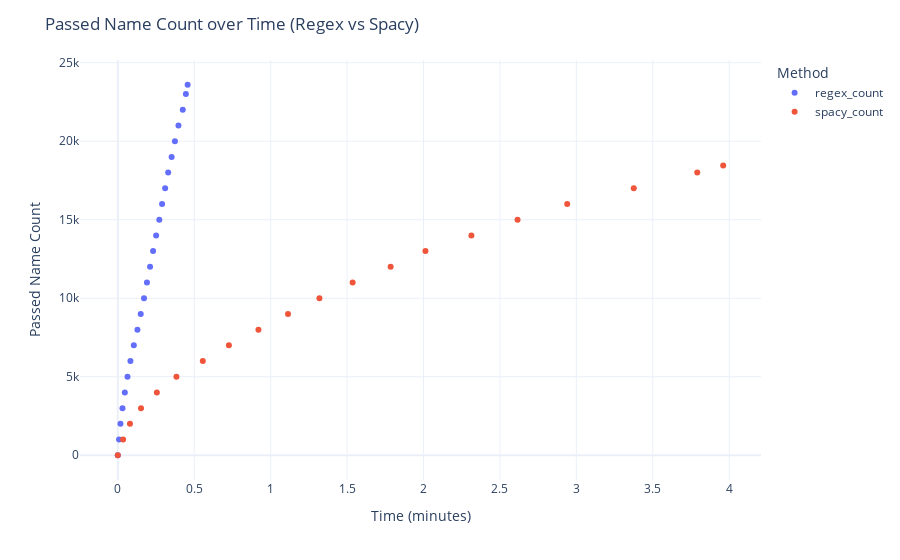

Notebook source saved alongside this figure:
### Code cell
import pandas as pd
import plotly.express as px

# Load and rename
regex_df = pd.read_csv('timeDataRegex.csv').rename(columns={'count': 'regex_count'})
spacy_df = pd.read_csv('timeDataSpacyEnhanced.csv').rename(columns={'count': 'spacy_count'})

# Keep only the first occurrence of each unique count
regex_df = regex_df.drop_duplicates(subset='regex_count', keep='first')
spacy_df = spacy_df.drop_duplicates(subset='spacy_count', keep='first')

# Merge and sort
combined_df = pd.merge(regex_df, spacy_df, on='time', how='outer')
combined_df = combined_df.sort_values('time')

# Convert time to minutes
combined_df['time_minutes'] = combined_df['time'] / 60

# Melt to long format
long_df = combined_df.melt(
    id_vars='time_minutes',
    value_vars=['regex_count', 'spacy_count'],
    var_name='Method',
    value_name='Passed Name Count'
)

# Plot
fig = px.scatter(
    long_df,
    x='time_minutes',
    y='Passed Name Count',
    color='Method',
    hover_data={'time_minutes': True, 'Passed Name Count': True, 'Method': False}
)

fig.update_layout(
    title='Passed Name Count over Time (Regex vs Spacy)',
    xaxis_title='Time (minutes)',
    yaxis_title='Passed Name Count',
    template='plotly_white'
)

fig.show()
fig.write_html('countVsTime.html')

### Figure 1 — Plotly figure (JSON) as saved in the notebook; plotly's stock layout.template omitted (floating-point values rounded to 4 significant figures)
{"data": [{"customdata": [["regex_count"], ["regex_count"], ["regex_count"], ["regex_count"], ["regex_count"], ["regex_count"], ["regex_count"], ["regex_count"], ["regex_count"], ["regex_count"], ["regex_count"], ["regex_count"], ["regex_count"], ["regex_count"], ["regex_count"], ["regex_count"], ["regex_count"], ["regex_count"], ["regex_count"], ["regex_count"], ["regex_count"], ["regex_count"], ["regex_count"], ["regex_count"], ["regex_count"], ["regex_count"], ["regex_count"], ["regex_count"], ["regex_count"], ["regex_count"], ["regex_count"], ["regex_count"], ["regex_count"], ["regex_count"], ["regex_count"], ["regex_count"], ["regex_count"], ["regex_count"], ["regex_count"], ["regex_count"], ["regex_count"], ["regex_count"], ["regex_count"], ["regex_count"]], "hovertemplate": "time_minutes=%{x}<br>Passed Name Count=%{y}<extra></extra>", "legendgroup": "regex_count", "marker": {"color": "#636efa", "symbol": "circle"}, "mode": "markers", "name": "regex_count", "orientation": "v", "showlegend": true, "type": "scatter", "x": [0.0, 0.008347, 0.01749, 0.03071, 0.03478, 0.04601, 0.06351, 0.07962, 0.08271, 0.1048, 0.1284, 0.15, 0.152, 0.1715, 0.1907, 0.2111, 0.2308, 0.2509, 0.2555, 0.2715, 0.2897, 0.3097, 0.3295, 0.3522, 0.3738, 0.3836, 0.3969, 0.4251, 0.4453, 0.4569, 0.5563, 0.7268, 0.9201, 1.114, 1.319, 1.536, 1.785, 2.013, 2.313, 2.615, 2.94, 3.376, 3.791, 3.961], "xaxis": "x", "y": [0.0, 1000.0, 2000.0, 3000.0, NaN, 4000.0, 5000.0, NaN, 6000.0, 7000.0, 8000.0, 9000.0, NaN, 10000.0, 11000.0, 12000.0, 13000.0, 14000.0, NaN, 15000.0, 16000.0, 17000.0, 18000.0, 19000.0, 20000.0, NaN, 21000.0, 22000.0, 23000.0, 23600.0, NaN, NaN, NaN, NaN, NaN, NaN, NaN, NaN, NaN, NaN, NaN, NaN, NaN, NaN], "yaxis": "y"}, {"customdata": [["spacy_count"], ["spacy_count"], ["spacy_count"], ["spacy_count"], ["spacy_count"], ["spacy_count"], ["spacy_count"], ["spacy_count"], ["spacy_count"], ["spacy_count"], ["spacy_count"], ["spacy_count"], ["spacy_count"], ["spacy_count"], ["spacy_count"], ["spacy_count"], ["spacy_count"], ["spacy_count"], ["spacy_count"], ["spacy_count"], ["spacy_count"], ["spacy_count"], ["spacy_count"], ["spacy_count"], ["spacy_count"], ["spacy_count"], ["spacy_count"], ["spacy_count"], ["spacy_count"], ["spacy_count"], ["spacy_count"], ["spacy_count"], ["spacy_count"], ["spacy_count"], ["spacy_count"], ["spacy_count"], ["spacy_count"], ["spacy_count"], ["spacy_count"], ["spacy_count"], ["spacy_count"], ["spacy_count"], ["spacy_count"], ["spacy_count"]], "hovertemplate": "time_minutes=%{x}<br>Passed Name Count=%{y}<extra></extra>", "legendgroup": "spacy_count", "marker": {"color": "#EF553B", "symbol": "circle"}, "mode": "markers", "name": "spacy_count", "orientation": "v", "showlegend": true, "type": "scatter", "x": [0.0, 0.008347, 0.01749, 0.03071, 0.03478, 0.04601, 0.06351, 0.07962, 0.08271, 0.1048, 0.1284, 0.15, 0.152, 0.1715, 0.1907, 0.2111, 0.2308, 0.2509, 0.2555, 0.2715, 0.2897, 0.3097, 0.3295, 0.3522, 0.3738, 0.3836, 0.3969, 0.4251, 0.4453, 0.4569, 0.5563, 0.7268, 0.9201, 1.114, 1.319, 1.536, 1.785, 2.013, 2.313, 2.615, 2.94, 3.376, 3.791, 3.961], "xaxis": "x", "y": [0.0, NaN, NaN, NaN, 1000.0, NaN, NaN, 2000.0, NaN, NaN, NaN, NaN, 3000.0, NaN, NaN, NaN, NaN, NaN, 4000.0, NaN, NaN, NaN, NaN, NaN, NaN, 5000.0, NaN, NaN, NaN, NaN, 6000.0, 7000.0, 8000.0, 9000.0, 10000.0, 11000.0, 12000.0, 13000.0, 14000.0, 15000.0, 16000.0, 17000.0, 18000.0, 18450.0], "yaxis": "y"}], "layout": {"legend": {"title": {"text": "Method"}, "tracegroupgap": 0}, "margin": {"t": 60}, "title": {"text": "Passed Name Count over Time (Regex vs Spacy)"}, "xaxis": {"anchor": "y", "domain": [0, 1], "title": {"text": "Time (minutes)"}}, "yaxis": {"anchor": "x", "domain": [0, 1], "title": {"text": "Passed Name Count"}}}}
